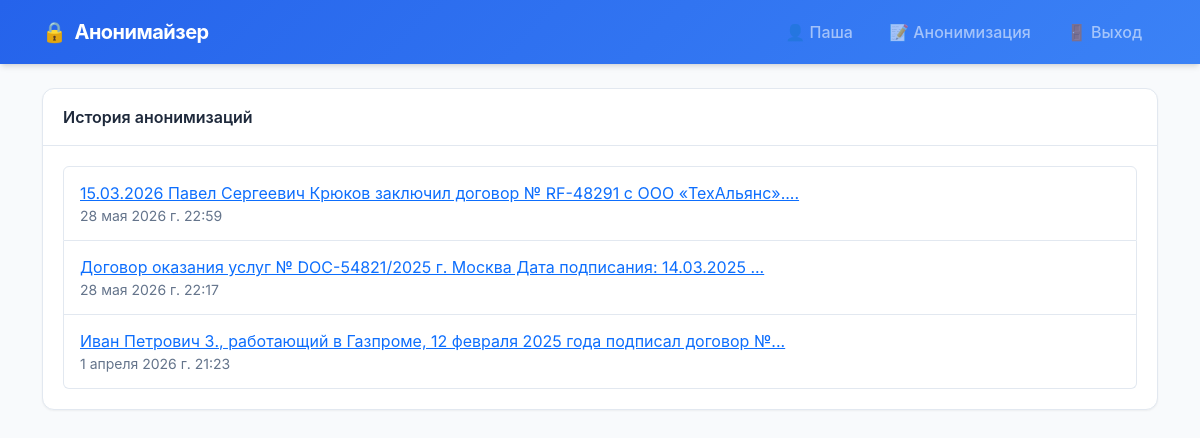
/history/ (signed in), run on the app's committed database.
### web/core/models.py (models this page shows, shortened)
class AnonymizationHistory(models.Model):
    user = models.ForeignKey(settings.AUTH_USER_MODEL, on_delete=models.CASCADE, related_name="anonymizations")
    title = models.CharField(max_length=255, blank=True)
    original = models.TextField()
    result = models.TextField()
    entities = models.TextField(blank=True, default="[]")  # JSON-строка с данными сущностей
    created_at = models.DateTimeField(auto_now_add=True)
    class Meta:
        ordering = ["-created_at"]
        verbose_name = "История анонимизации"
        verbose_name_plural = "История анонимизаций"

### web/core/views.py (the view)
# urls.py: path("history/", views.history_view, name="history"),
@login_required
def history_view(request):
    history = AnonymizationHistory.objects.filter(user=request.user)
    return render(request, "history.html", {"history": history})

### web/templates/history.html
{% extends "base.html" %}
{% block content %}
<div class="card">
  <div class="card-header">История анонимизаций</div>
  <div class="card-body">
    <ul class="list-group">
      {% if history %}
        {% for h in history %}
          <li class="list-group-item">
            <a href="{% url 'core:history_detail' h.pk %}">{{ h.title|default:"(без заголовка)" }}</a>
            <div class="text-muted small">{{ h.created_at }}</div>
          </li>
        {% endfor %}
      {% else %}
        <li class="list-group-item text-muted">История пуста</li>
      {% endif %}
    </ul>
  </div>
</div>
{% endblock %}

### web/templates/base.html (shortened to what this page needs)
<!doctype html>
<html lang="ru">
<head>
  <link href="https://cdn.jsdelivr.net/npm/bootstrap@5.3.2/dist/css/bootstrap.min.css" rel="stylesheet">
  <link href="https://cdn.jsdelivr.net/npm/bootstrap-icons@1.11.1/font/bootstrap-icons.css" rel="stylesheet">
</head>
<body>
<nav class="navbar navbar-expand-lg navbar-dark">
  <div class="container">
    <a class="navbar-brand d-flex align-items-center gap-2" href="{% url 'core:landing' %}">
      <span>🔒</span> Анонимайзер
    </a>
    <div class="collapse navbar-collapse" id="navbarNav">
      <ul class="navbar-nav ms-auto gap-1">
        {% if user.is_authenticated %}
          <li class="nav-item"><a class="nav-link" href="{% url 'core:profile' %}">👤 {{ user.username }}</a></li>
          <li class="nav-item"><a class="nav-link" href="{% url 'core:anonymize' %}">📝 Анонимизация</a></li>
          <li class="nav-item"><a class="nav-link" href="{% url 'logout' %}">🚪 Выход</a></li>
        {% else %}
          <li class="nav-item"><a class="nav-link" href="{% url 'login' %}">Вход</a></li>
          <li class="nav-item"><a class="nav-link" href="{% url 'register' %}">Регистрация</a></li>
        {% endif %}
      </ul>
    </div>
  </div>
</nav>
<div class="container py-4">
  {% block content %}{% endblock %}
</div>
</body>
</html>

### web/templates/base.html (style rules this page uses)
:root { --primary-color: #2563eb; --primary-hover: #1d4ed8; --secondary-color: #64748b; --success-color: #10b981; --danger-color: #ef4444; --background-color: #f8fafc; --card-background: #ffffff; --text-primary: #1e293b; --text-secondary: #64748b; --border-color: #e2e8f0; --shadow-sm: 0 1px 2px 0 rgb(0 0 0 / 0.05); --shadow-md: 0 4px 6px -1px rgb(0 0 0 / 0.1), 0 2px 4px -2px rgb(0 0 0 / 0.1); --shadow-lg: 0 10px 15px -3px rgb(0 0 0 / 0.1), 0 4px 6px -4px rgb(0 0 0 / 0.1); --radius-sm: 0.375rem; --radius-md: 0.5rem; --radius-lg: 0.75rem; }
* { font-family: 'Inter', -apple-system, BlinkMacSystemFont, 'Segoe UI', Roboto, sans-serif; }
body { background-color: var(--background-color); color: var(--text-primary); min-height: 100vh; }
.navbar { background: linear-gradient(135deg, var(--primary-color) 0%, #3b82f6 100%) !important; box-shadow: var(--shadow-md); padding: 0.75rem 0; }
.navbar-brand { font-weight: 700; font-size: 1.25rem; letter-spacing: -0.025em; }
.nav-link { font-weight: 500; padding: 0.5rem 1rem !important; border-radius: var(--radius-sm); transition: background-color 0.2s ease; }
.card { background: var(--card-background); border: 1px solid var(--border-color); border-radius: var(--radius-lg); box-shadow: var(--shadow-sm); transition: box-shadow 0.2s ease; }
.card-header { background: transparent; border-bottom: 1px solid var(--border-color); font-weight: 600; color: var(--text-primary); padding: 1rem 1.25rem; }
.card-body { padding: 1.25rem; }
.list-group-item { border: 1px solid var(--border-color); padding: 0.875rem 1rem; transition: background-color 0.15s ease; }
.text-muted { color: var(--text-secondary) !important; }
* { transition-property: background-color, border-color, color, fill, stroke; transition-timing-function: cubic-bezier(0.4, 0, 0.2, 1); transition-duration: 150ms; }

### data on the page
AnonymizationHistory: title "15.03.2026 Павел Сергеевич Крюков заключил договор № RF-48291 с ООО «ТехАльянс»....", created_at "28 мая 2026 г. 22:59"
AnonymizationHistory: title "Договор оказания услуг № DOC-54821/2025 г. Москва Дата подписания: 14.03.2025 ...", created_at "28 мая 2026 г. 22:17"
AnonymizationHistory: title "Иван Петрович З., работающий в Газпроме, 12 февраля 2025 года подписал договор №...", created_at "1 апреля 2026 г. 21:23"

### other printed values
{{ user.username }} "Паша"
